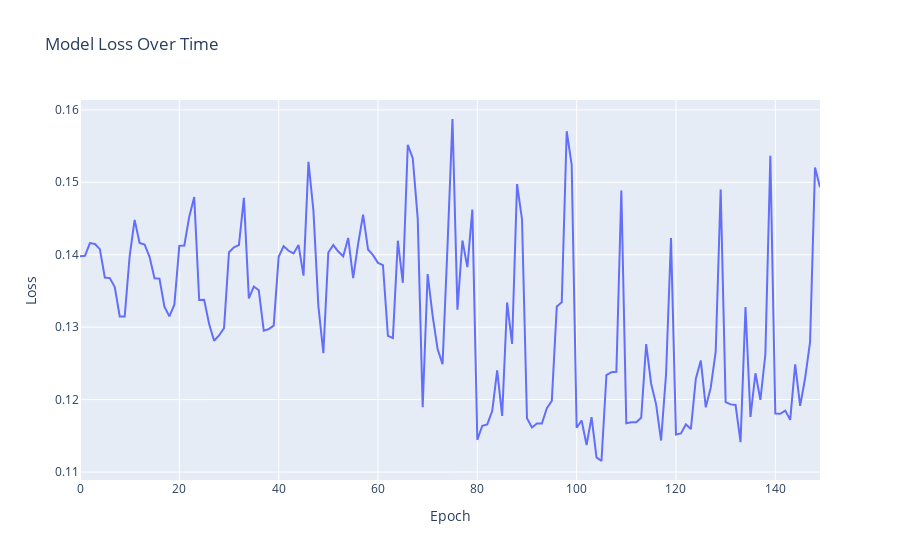

Write notebook code for a chart like this one.
### Code cell
import plotly.graph_objects as go

# Create an interactive plot
fig = go.Figure()

fig.add_trace(go.Scatter(
    y=lossData['loss'],
    mode='lines',
    name='Loss'
))

fig.update_layout(
    title='Model Loss Over Time',
    xaxis_title='Epoch',
    yaxis_title='Loss'
)

# Show the plot
fig.show()

### Figure 1 — Plotly figure (JSON) as saved in the notebook; plotly's stock layout.template omitted (floating-point values rounded to 4 significant figures; data arrays with more than 128 entries replaced by an {"elided": "..."} marker saying what was removed)
{"data": [{"mode": "lines", "name": "Loss", "type": "scatter", "y": {"elided": "150 float values"}}], "layout": {"title": {"text": "Model Loss Over Time"}, "xaxis": {"title": {"text": "Epoch"}}, "yaxis": {"title": {"text": "Loss"}}}}
